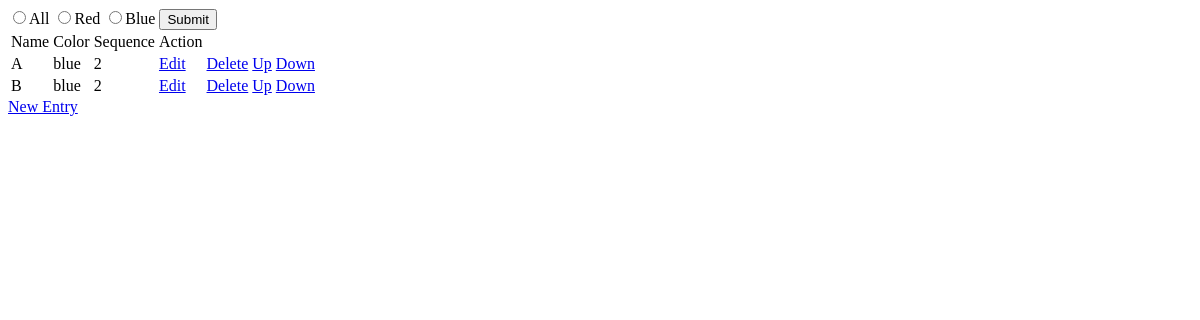
The app's page /car/, older data.
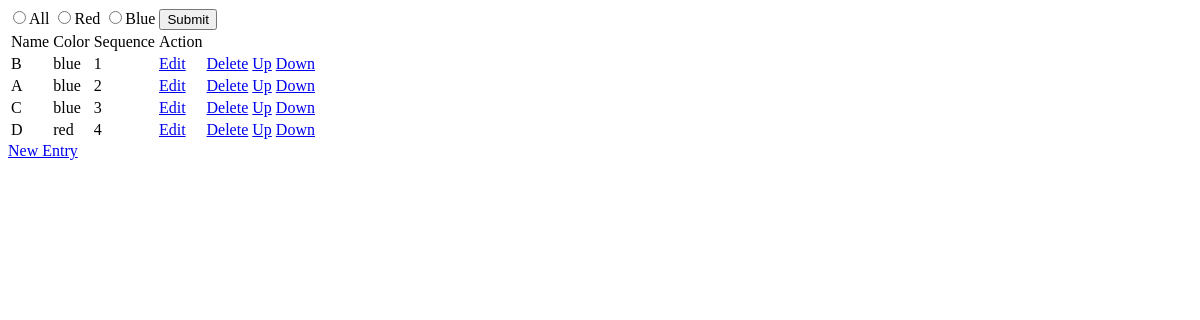
The same page, newer data.
### cars/models.py (models this page shows, shortened)
class CarModel(models.Model):
    choose = (('blue', 'Blue'), ('red', 'Red'))
    name = models.CharField(max_length=100, unique=True)
    color = models.CharField(max_length=50, choices=choose)
    seq_number = models.IntegerField(default=0)
    class Meta:
        ordering = ['seq_number']

### cars/views.py (the view)
# urls.py: path('', views.newindex, name='index'),
def newindex(request):
    if request.method == 'GET':
        query = request.GET.get('data')
    if query == "Blue":
        qs = CarModel.objects.filter(color='blue')
    elif query == "Red":
        qs = CarModel.objects.filter(color='red')
    else:
        qs = CarModel.objects.all()
    context = {'cars': qs}
    return render(request, 'cars/base.html', context)

### cars/templates/cars/base.html (shortened to what this page needs)
<!DOCTYPE html>
{% load static %}
<html lang="en">
<head>
</head>
<body>
    <form method="GET">
        <input type="radio" name="data" value="All">All
        <input type="radio" name="data" value="Red">Red
        <input type="radio" name="data" value="Blue">Blue
        <input type="Submit">
    </form>
    <table>
        <thead>
            <tr>
                <td>Name</td>
                <td>Color</td>
                <td>Sequence</td>
                <td>Action</td>
            </tr>
        </thead>
        {% for car in cars %}
        <tr>
            <td>{{car.name}}</td>
            <td>{{car.color}}</td>
            <td>{{car.seq_number}}</td>
            <td><a href="{% url 'update' pk=car.id %}">Edit</a></td>
            <td><a href="{% url 'delete' pk=car.id %}">Delete</a></td>
            <td><a href="{% url 'up' pk=car.id %}">Up</a></td>
            <td><a href="{% url 'down' pk=car.id %}">Down</a></td>
        </tr>
        {% endfor %}
    </table>
    <a href="{% url 'create' %}">
        New Entry
    </a>
</body>
</html>

Row changes from the older to the newer data that the page shows:
removed CarModel: name "B", color "blue", seq_number "2"
added CarModel: name "B", color "blue", seq_number "1"
added CarModel: name "C", color "blue", seq_number "3"
added CarModel: name "D", color "red", seq_number "4"
